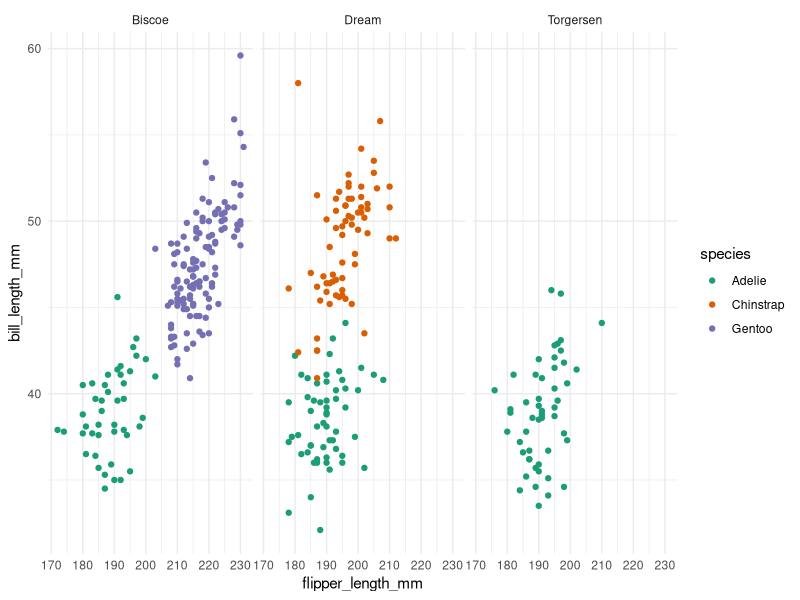

Write R code to recreate this figure.
## ---- chunk 1
#| label: fig-penguins
#| fig-caption: "Penguin Bill Length against Flipper Length. coloured by species. Each dot represents the bill length and flipper length of a penguin, coloured by species (Adelie, Chinstrap, Gentoo), and facetted by the three islands (Biscoe, Dream, Torgensen). We learn that not all three species are present on all islands, only Adelie is present on each. Adelie generally has the smallest flipper and bill length of the penguins, with chinstrap and gentoo being similar. Flipper length is correlated with bill length."
library(palmerpenguins)
library(ggplot2)
ggplot(penguins,
       aes(x = flipper_length_mm,
           y = bill_length_mm,
           colour = species)) + 
  geom_point() + 
  scale_color_brewer(palette = "Dark2") +
  theme_minimal() + 
  facet_wrap(~island)
